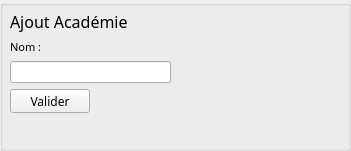
   <widget class="QGroupBox" name="gBAjoutAcad">
    <property name="geometry">
     <rect>
      <x>350</x>
      <y>10</y>
      <width>351</width>
      <height>151</height>
     </rect>
    </property>
    <property name="title">
     <string/>
    </property>
    <widget class="QWidget" name="verticalLayoutWidget">
     <property name="geometry">
      <rect>
       <x>10</x>
       <y>10</y>
       <width>321</width>
       <height>103</height>
      </rect>
     </property>
     <layout class="QVBoxLayout" name="verticalLayout_6">
      <item>
       <widget class="QLabel" name="label_30">
        <property name="font">
         <font>
          <family>Showcard Gothic</family>
          <pointsize>12</pointsize>
         </font>
        </property>
        <property name="text">
         <string>Ajout Académie</string>
        </property>
       </widget>
      </item>
      <item>
       <widget class="QLabel" name="label">
        <property name="font">
         <font>
          <family>Kristen ITC</family>
          <pointsize>8</pointsize>
          <weight>50</weight>
          <bold>false</bold>
         </font>
        </property>
        <property name="text">
         <string>Nom :</string>
        </property>
       </widget>
      </item>
      <item>
       <layout class="QHBoxLayout" name="horizontalLayout_16">
        <item>
         <widget class="QLineEdit" name="lENomAcad"/>
        </item>
        <item>
         <spacer name="horizontalSpacer_10">
          <property name="orientation">
           <enum>Qt::Horizontal</enum>
          </property>
          <property name="sizeHint" stdset="0">
           <size>
            <width>40</width>
            <height>20</height>
           </size>
          </property>
         </spacer>
        </item>
       </layout>
      </item>
      <item>
       <layout class="QHBoxLayout" name="horizontalLayout_17">
        <item>
         <widget class="QPushButton" name="pBValNewAcad">
          <property name="font">
           <font>
            <family>Showcard Gothic</family>
           </font>
          </property>
          <property name="cursor">
           <cursorShape>PointingHandCursor</cursorShape>
          </property>
          <property name="text">
           <string>Valider</string>
          </property>
         </widget>
        </item>
        <item>
         <spacer name="horizontalSpacer_11">
          <property name="orientation">
           <enum>Qt::Horizontal</enum>
          </property>
          <property name="sizeHint" stdset="0">
           <size>
            <width>40</width>
            <height>20</height>
           </size>
          </property>
         </spacer>
        </item>
       </layout>
      </item>
     </layout>
    </widget>
   </widget>
